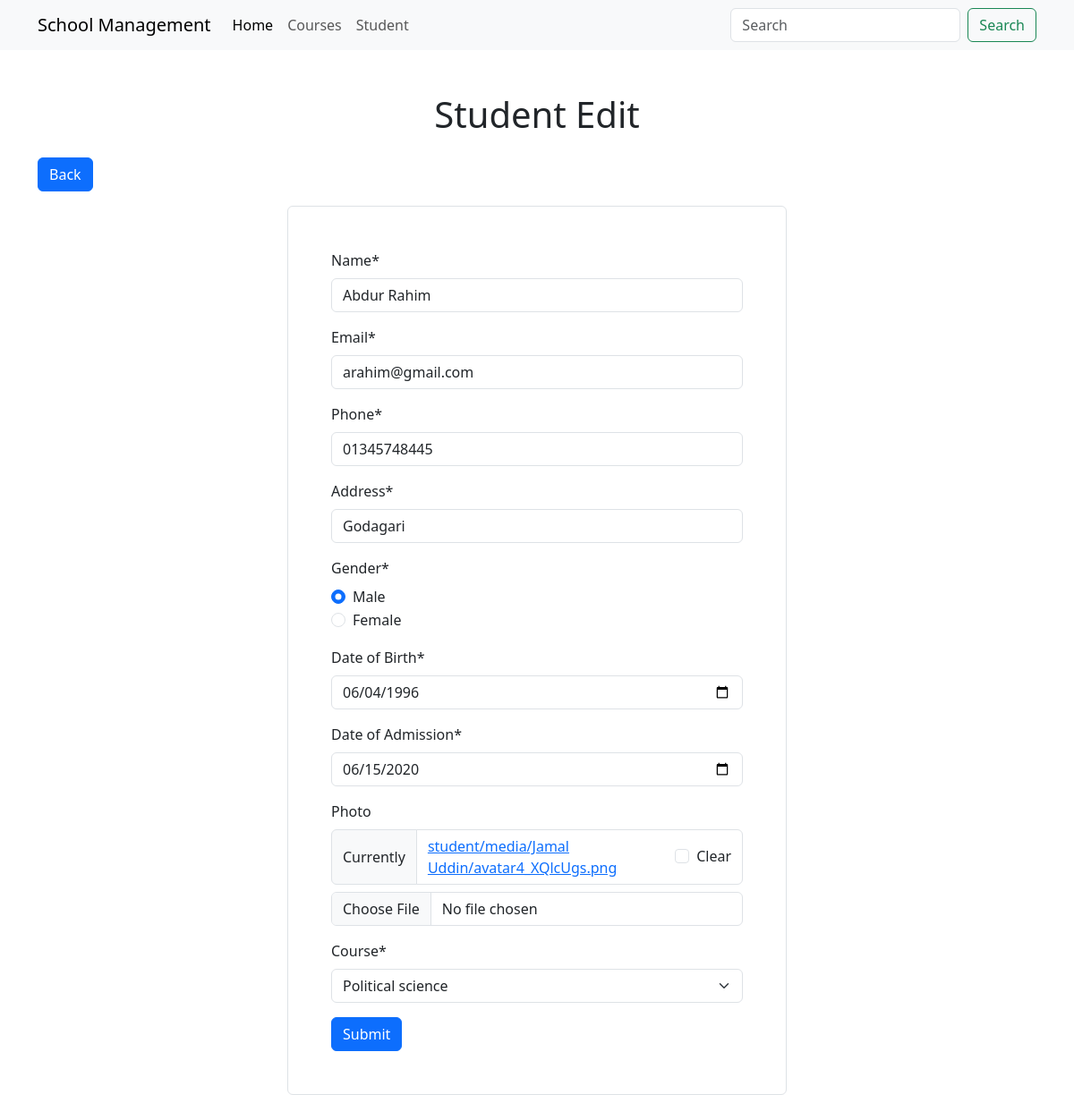
The page /student/edit/2/ on the database its author committed.
### student/models.py (models this page shows, shortened)
class Student(models.Model):
    name = models.CharField(max_length=100)
    email = models.EmailField()
    phone = models.CharField(max_length=20)
    address = models.CharField(max_length=200)
    gender = models.CharField(max_length=10)
    date_of_birth = models.DateField()
    date_of_admission = models.DateField()
    photo = models.ImageField(upload_to=student_directory_path, null=True, blank=True)
    course = models.ForeignKey('course.Course', on_delete=models.CASCADE)

### course/models.py (models this page shows)
class Course(models.Model):
    name = models.CharField(max_length=100)
    course_code = models.CharField(max_length=10)
    credit = models.IntegerField()
    price = models.DecimalField(max_digits=10, decimal_places=2)
    is_active = models.BooleanField(default=True)
    def __str__(self):
        return self.name

### student/views.py (the view)
# urls.py: path('student/edit/<int:student_id>/', views.student_edit, name='student_edit'),
def student_edit(request, student_id):
    student = Student.objects.get(id=student_id)
    if request.method == 'POST':
        form = StudentForm(request.POST, request.FILES, instance=student)
        if form.is_valid():
            form.save()
            messages.add_message(request, messages.SUCCESS, "Student updated successfully")
            return redirect('student_index')
    else:
        form = StudentForm(instance=student)
    return render(request, 'student/edit.html', {'form': form, 'student': student})

### student/forms.py
class StudentForm(forms.ModelForm):
    class Meta:
        model = Student
        fields = '__all__'
        widgets = {
            'date_of_birth': forms.DateInput(attrs={'type': 'date'}),
            'date_of_admission': forms.DateInput(attrs={'type': 'date'}),
            'gender': forms.RadioSelect(
                choices=(
                    ('male', 'Male'),
                    ('female', 'Female')
                )
            ),
        }
        labels = {
            'name': 'Name',
            'email': 'Email',
            'phone': 'Phone',
            'address': 'Address',
            'gender': 'Gender',
            'date_of_birth': 'Date of Birth',
            'date_of_admission': 'Date of Admission',
            'photo': 'Photo',
            'course': 'Course',
        }

### student/templates/student/edit.html (shortened to what this page needs)
{% extends 'base.html' %}
{%load crispy_forms_tags %}
{% block content %}
    <h1 class="text-center">Student Edit</h1>
    <a href="{% url 'student_index' %}" class="btn btn-primary my-3">Back</a>
    <form method="POST" class="border p-5 rounded w-50 mx-auto" enctype="multipart/form-data">
        {{ form|crispy }}
        <button type="submit" class="btn btn-primary">Submit</button>
    </form>
{% endblock content %}

### rows shown on the page
Student: name "Abdur Rahim", email "arahim@gmail.com", phone "01345748445", address "Godagari", gender "☑ Male ☐ Female", date_of_birth "06/04/1996", date_of_admission "06/15/2020", course "Political science"
